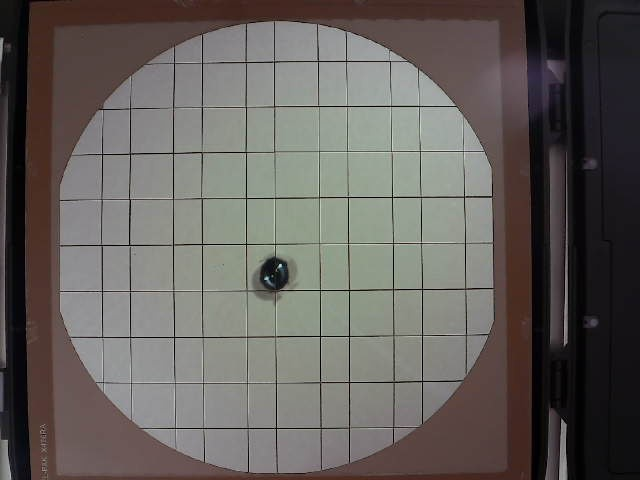
#> input picture WAFER.jpg, 640 x 480 px, given in place of the camera
$ python vision.py
#> lines starting #> are read from the running program, lines starting #| are printed output that depends on the picture; after the words box and inside, x2 and y2 are one past the last pixel; in counts of white or black regions, pixels touching at a corner belong together
#Autor: Simon Eich
#File with the logic of the actual visin System.

import cv2
import numpy as np
from math import sqrt
import time
import os

# Import the global variable from the globals module
global indices
from globals import chip_quality_array, indices, camera_index
camera_index=0
vision_data = []


#indices = []
passed=0
missed=[]
jumped= 0


def get_vision_data_func(indices):

        file_path="txt/config.txt"
        #image_path = f'Studie/img/img30.jpg' #used for tests when the camera is not available

        #Patameters for the line, mask center movement and Changing of the Radius
        line_thickness = 4
        center_move_x = 7
        center_move_y= 3
        var_radius= 2

        # Parameters for square detection
        min_square_size = 2000  # Minimum area of the square
        max_square_size = 4000  # Maximum area of the square


        def capture_picture(camera_index):
            # Initialize the camera
            cap = cv2.VideoCapture(camera_index)

            # Check if the camera opened successfully
            if not cap.isOpened():
                raise Exception(f"Could not open camera with index {camera_index}")

            # Capture a single frame
            ret, frame = cap.read()

            # Release the camera
            cap.release()

            # Check if the frame was captured successfully
            if not ret:
                raise Exception("Failed to capture image")

            return frame


        def find_circle(image):


            # Read the image
            image = frame
            #image = cv2.imread(image_path, cv2.IMREAD_COLOR)
            gray = cv2.cvtColor(image, cv2.COLOR_BGR2GRAY)


            # Apply a Gaussian blur to the image to reduce noise and improve circle detection
            blurred = cv2.GaussianBlur(gray, (9, 9), 2)

            # Use the Hough Circle Transform to detect circles
            circles = cv2.HoughCircles(blurred, cv2.HOUGH_GRADIENT, dp=1.2, minDist=100,
                                       param1=50, param2=30, minRadius=150, maxRadius=350)

            if circles is not None:
                circles = np.round(circles[0, :]).astype("int")
                for (x, y, r) in circles:
                    center = (x, y)
                    radius = r
                    break  # Consider only the first detected circle

                # Create a mask to isolate the circle
                mask = np.zeros_like(gray)
                cv2.circle(mask, center, radius +2 , 255, -1)  # Draw a filled white circle on the mask

                # Extract the circular region from the image
                circular_region = cv2.bitwise_and(image, image, mask=mask)
                # Convert the circular region to grayscale
                circular_region_gray = cv2.cvtColor(circular_region, cv2.COLOR_BGR2GRAY)

                # Convert the modified circular region to grayscale
                circular_region_mono = cv2.cvtColor(circular_region, cv2.COLOR_BGR2GRAY)
                circular_region_mono_colored = cv2.cvtColor(circular_region_mono, cv2.COLOR_GRAY2BGR)  # Convert back to BGR

                # Create an inverted mask to make the outside white
                inverted_mask = cv2.bitwise_not(mask)
                # Create a white background image
                white_background = np.full_like(image, 255)

                # Combine the monochrome circular region with the white background using the mask
                circle_image = cv2.bitwise_and(circular_region_mono_colored, circular_region_mono_colored, mask=mask) + \
                               cv2.bitwise_and(white_background, white_background, mask=inverted_mask)

            else:
                print("Error: No circles detected.")


            return circle_image, center, radius, image

        def black_image(image):
            # Create a black background image
            black_image = image.copy()
            height, width, channels = black_image.shape
            black_image = np.zeros((height, width, channels), dtype=np.uint8)

            return black_image

        def line_image_preparation(circle_image):
            # Prepare the image that a successful line detection is possible.
            image_line = circle_image.copy()
            #image_line = np.zeros_like(circle_image)
            gray = cv2.cvtColor(image, cv2.COLOR_BGR2GRAY)

         # Use the Canny edge detector
            edges = cv2.Canny(image_line, 50, 150, apertureSize=3)
            # Dilate
            dilated_edges = cv2.dilate(edges, None, iterations=1)

            #finde alle äusseren Konturen und markiere diese im Bild
            cnts, hir = cv2.findContours(dilated_edges, cv2.RETR_EXTERNAL, cv2.CHAIN_APPROX_SIMPLE)

            # Dilate
            dilated_edges = cv2.dilate(edges, None, iterations=1)
            cv2.drawContours(dilated_edges, cnts, -1, (0, 0, 0), 2)
            blur = cv2.GaussianBlur(dilated_edges, (21, 21), 2)
            line_search_image = cv2.dilate(blur, None, iterations=1)
            threshold_value = 128  # Modify if you want a different threshold
            _, line_search_image = cv2.threshold(line_search_image, threshold_value, 255, cv2.THRESH_BINARY)

            return line_search_image, dilated_edges

        def find_lines(line_search_image):

            lines = cv2.HoughLines(line_search_image, rho=1, theta=np.pi/10, threshold=220)
            # Draw detected lines
            if lines is not None:
                for rho, theta in lines[:, 0]:
                    a = np.cos(theta)
                    b = np.sin(theta)
                    x0 = a * rho
                    y0 = b * rho
                    x1 = int(x0 + 1000 * (-b))
                    y1 = int(y0 + 1000 * (a))
                    x2 = int(x0 - 1000 * (-b))
                    y2 = int(y0 - 1000 * (a))
                    cv2.line(black_image, (x1, y1), (x2, y2), (255, 255, 255), line_thickness)
                    cv2.line(black_image, (x1, y1), (x2, y2), (255, 255, 255), line_thickness)
            black_image_white_lines=black_image.copy()

            return black_image_white_lines, lines

        def find_last_line(white_black_lines, dilated_edges, black_image):

            black_image_background = image.copy()
            height, width, channels = black_image_background.shape
            black_image_background = np.zeros((height, width, channels), dtype=np.uint8)


            def filter_lines_by_length_and_orientation(lines, max_length, vertical_threshold):
                """Filter lines by maximum length and ensure they are approximately vertical."""
                filtered_lines = []
                for line in lines:
                    x1, y1, x2, y2 = line[0]
                    length = np.sqrt((x2 - x1)**2 + (y2 - y1)**2)
                    # Check if the line is vertical
                    if length <= max_length and abs(x2 - x1) <= vertical_threshold:
                        filtered_lines.append(line)
                return filtered_lines

            def find_leftmost_line(lines):
                """Find the line with the smallest x-coordinate."""
                leftmost_line = None
                min_x = float('inf')

                for line in lines:
                    x1, y1, x2, y2 = line[0]
                    # Calculate the smallest x-coordinate of the line
                    line_min_x = min(x1, x2)
                    if line_min_x < min_x:
                        min_x = line_min_x
                        leftmost_line = line
                return leftmost_line


            # Parameters for HoughLinesP
            threshold = 1        # Minimum number of intersections to detect a line
            minLineLength = 600     # Minimum length of a line segment
            maxLineGap = 10        # Maximum allowed gap between points on the same line
            maxLineLength = 1000    # Maximum length of line to be considered
            vertical_threshold = 1  # Threshold for vertical lines (difference in x-coordinates)

            dilated_edges = cv2.dilate(dilated_edges, None, iterations=2)
            # Probabilistic Hough Line Transform
            lines = cv2.HoughLinesP(dilated_edges, 10, np.pi / 10, threshold, minLineLength, maxLineGap)
            # Filter lines by length and orientation
            filtered_lines = filter_lines_by_length_and_orientation(lines, maxLineLength, vertical_threshold) if lines is not None else []

            # Find the leftmost line
            leftmost_line = find_leftmost_line(filtered_lines)


            # Draw the leftmost line
            if leftmost_line is not None:
                x1, y1, x2, y2 = leftmost_line[0]
                cv2.line(black_image_background, (x1, y1), (x2, y2), (0, 255, 255), line_thickness)

            white_black_lines=black_image
            black_image_background = cv2.cvtColor(black_image_background, cv2.COLOR_BGR2GRAY)

            lines = cv2.HoughLines(black_image_background, rho=1, theta=np.pi/10, threshold=19)
            # Draw detected lines
            if lines is not None:
                for rho, theta in lines[:, 0]:
                    a = np.cos(theta)
                    b = np.sin(theta)
                    x0 = a * rho
                    y0 = b * rho
                    x1 = int(x0 + 1000 * (-b))
                    y1 = int(y0 + 1000 * (a))
                    x2 = int(x0 - 1000 * (-b))
                    y2 = int(y0 - 1000 * (a))
                    cv2.line(black_image, (x1, y1), (x2, y2), (255, 255, 255), line_thickness+20)


            return white_black_lines

        def circle_lines_SW(white_black_lines):
            new_center = (center[0]-center_move_x, center[1]-center_move_y)
            gray = cv2.cvtColor(white_black_lines, cv2.COLOR_BGR2GRAY)
            mask = np.zeros_like(gray)
            cv2.circle(mask, new_center, radius -var_radius , 255, -1)  # Draw a filled white circle on the mask
            circular_region = cv2.bitwise_and(white_black_lines, white_black_lines, mask=mask)

            return circular_region

        def change_background_to_white(circular_region):
            # Convert the image to grayscale
            gray = cv2.cvtColor(circular_region, cv2.COLOR_BGR2GRAY)

            # Apply a binary threshold to get a binary image
            _, binary = cv2.threshold(gray, 1, 255, cv2.THRESH_BINARY)

            # Find contours in the binary image
            contours, _ = cv2.findContours(binary, cv2.RETR_EXTERNAL, cv2.CHAIN_APPROX_SIMPLE)

            if contours:
                # Assume the largest contour by area is the outer boundary
                largest_contour = max(contours, key=cv2.contourArea)

                # Create a mask for the largest contour
                mask = np.zeros_like(white_black_lines, dtype=np.uint8)
                cv2.drawContours(mask, [largest_contour], -1, (255, 255, 255), thickness=cv2.FILLED)

                # Change the background to white
                white_background = np.ones_like(image, dtype=np.uint8) * 255
                square_image = np.where(mask == (255, 255, 255), circular_region, white_background)
            else:
                print("No contours found in the image.")


            return square_image


        def is_square(contour, epsilon=0.04):
            peri = cv2.arcLength(contour, True)
            approx = cv2.approxPolyDP(contour, epsilon * peri, True)
            if len(approx) == 4:
                return True, approx
            return False, None

        def detect_squares(square_image, min_square_size, max_square_size, indices):

            gray = cv2.cvtColor(square_image, cv2.COLOR_BGR2GRAY)

            # Apply Gaussian blur
            blurred = cv2.GaussianBlur(gray, (5, 5), 0)

            # Apply Canny edge detection
            edged = cv2.Canny(blurred, 50, 150)

            # Find contours
            contours, _ = cv2.findContours(edged, cv2.RETR_EXTERNAL, cv2.CHAIN_APPROX_SIMPLE)

            squares = []
            centers_squares=[]
            angle_array=[]

            for contour in contours:
                is_square_contour, approx = is_square(contour)
                if is_square_contour:
                    area = cv2.contourArea(contour)
                    if min_square_size <= area <= max_square_size:
                        # Get the bounding box
                        (x, y, w, h) = cv2.boundingRect(approx)
                        # Find the center
                        cx = int(x + w / 2)
                        cy = int(y + h / 2)

                        # Calculate the angle
                        rect = cv2.minAreaRect(contour)
                        angle_point = 0 #rect[2]-90
                        angle_array.append(angle_point)


                        squares.append((approx, (cx, cy), (x, y, w, h)))
                        centers_squares.append((cx,cy))

            num_array = np.array(angle_array)
            angle = np.mean(num_array)
            angle= float(angle)
            # Sort squares by their top-left corner positions (reading order: top to bottom, left to right)
            squares.sort(key=lambda s: (s[2][0], -s[2][1]))


            # Draw the squares, their centers, and numbers
            for idx, (square, center, bbox) in enumerate(squares, start=1):
                 x, y, w, h = bbox
                 cv2.drawContours(image, [square], -1, (0, 0, 255), 2)
                 cv2.circle(image, center, 5, (0, 0, 0), -1)

                 positions = [index for index, value in enumerate(indices) if value == '1']
                 increased_positions = [x + 1 for x in indices]
                 print(f'indicbbbies{increased_positions}')


                 # Check if idx is in indices and set the color
                 if idx in increased_positions:
                     color = (0, 255, 0)  # Red color for indices in the list
                 else:
                     print(idx)
                     color = (255, 0, 0)  # Yellow color for indices not in the list

                 cv2.putText(image, str(idx), (x, y + 30), cv2.FONT_HERSHEY_SIMPLEX, 0.8, color, 2)

                # [5 lines of commented-out code are left out]
            detect_squares_img=image.copy()

            num_center= len(centers_squares)
            #detect_squares_img = cv2.rotate(detect_squares_img, cv2.ROTATE_90_CLOCKWISE)


            #cv2.imshow("Detected Squares", detect_squares_img)


            return centers_squares, center, num_center, angle, detect_squares_img


        def read_config_file(file_path):
        # getting the Matrix from the config file to do the coordinate transformation.
            points = []
            matrix = []
            transformed_p4 = None

                # Get the directory where the script is located
            script_dir = os.path.dirname(os.path.realpath(__file__))

            # Define the full path for the config file (relative to the script's location)
            filename = os.path.join(script_dir, file_path)


            with open(filename, 'r') as file:
                lines = file.readlines()

                for line in lines:
                    # Extract points (P1, P2, P3, P4)
                    if line.startswith('P'):
                        parts = line.split(':')
                        point = tuple(map(int, parts[1].strip().split(',')))
                        points.append(point)

                    # Extract the transformation matrix rows
                    elif line.strip() and not line.startswith('Transformation Matrix') and not line.startswith('Transformed P4') and not line.startswith('Time of configuration'):
                        row = list(map(float, line.strip().split()))
                        matrix.append(row)

                    # Extract transformed P4
                    elif line.startswith('Transformed P4'):
                        parts = line.split(':')
                        transformed_p4 = tuple(map(float, parts[1].strip().split(',')))

            # Convert matrix to a NumPy array
            matrix = np.array(matrix, dtype=np.float32)

            return matrix


        # [49 lines left out: functions center_transformation, apply_transformation, filter_points_by_quality, not called in this run]


        # Analyze the provided image
        matrix = read_config_file(file_path)
#> (reads txt/config.txt from the repository)
        frame = capture_picture(camera_index)
#> in capture_picture, frame is the input picture: shape (480, 640, 3); mean B, G, R 92.5, 96, 100.5
        circle_image, center, radius, image= find_circle(frame)
#> in find_circle, `gray = cv2.cvtColor(image, cv2.COLOR_BGR2GRAY)`:
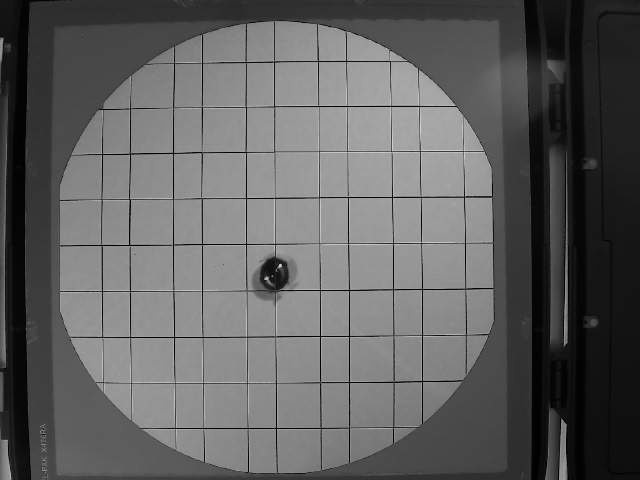
#> gray: shape (480, 640); min 0, max 213, mean 97
#> in find_circle, `blurred = cv2.GaussianBlur(gray, (9, 9), 2)`:
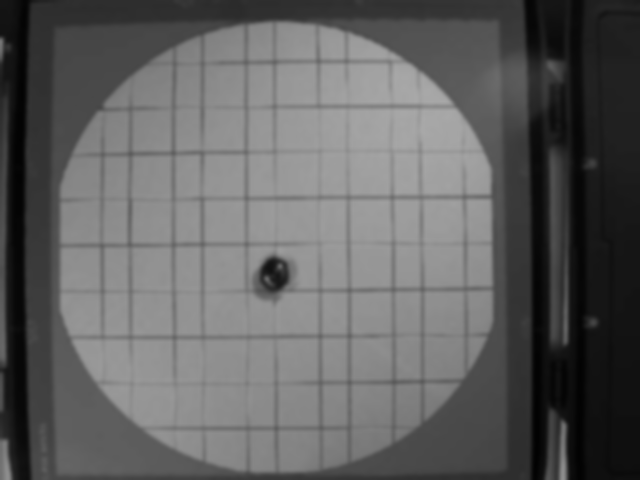
#> blurred: shape (480, 640); min 2, max 169, mean 97
#> in find_circle, `circles = cv2.HoughCircles(blurred, cv2.HOUGH_GRADIENT, dp=1.2, minDis..`: circles = 22 rows, first 8: [276.6, 247.8, 226], [347.4, 324.6, 220.8], [324.6, 155.4, 224.9], [144.6, 312.6, 206.6], [395.4, 226.2, 153.8], [185.4, 192.6, 237.4], [427.8, 126.6, 252.8], [102.6, 405, 248.9]
#> in find_circle, `circles = np.round(circles[0, :]).astype("int")`: circles = 22 rows, first 8: [277, 248, 226], [347, 325, 221], [325, 155, 225], [145, 313, 207], [395, 226, 154], [185, 193, 237], [428, 127, 253], [103, 405, 249]
#> the loop in find_circle, `for (x, y, r) in circles:` made 1 pass
#> (x, y, r, radius) on pass 1: (277, 248, 226, 226)
#> in find_circle, `cv2.circle(mask, center, radius +2 , 255, -1)`:
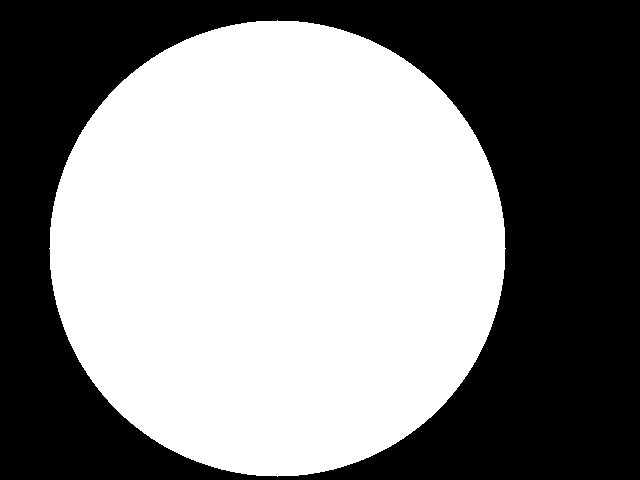
#> mask: shape (480, 640); 53.1% white; 1 black region, box (x1, y1, x2, y2) and area: (0, 0, 640, 480) 143947
#> in find_circle, `circular_region = cv2.bitwise_and(image, image, mask=mask)`:
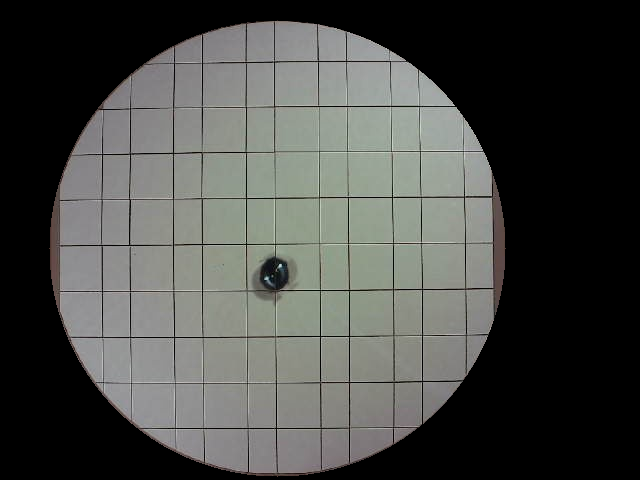
#> circular_region: shape (480, 640, 3); mean B, G, R 71.5, 74.7, 73.4
#> in find_circle, `circle_image = cv2.bitwise_and(circular_region_mono_colored, circular_..`:
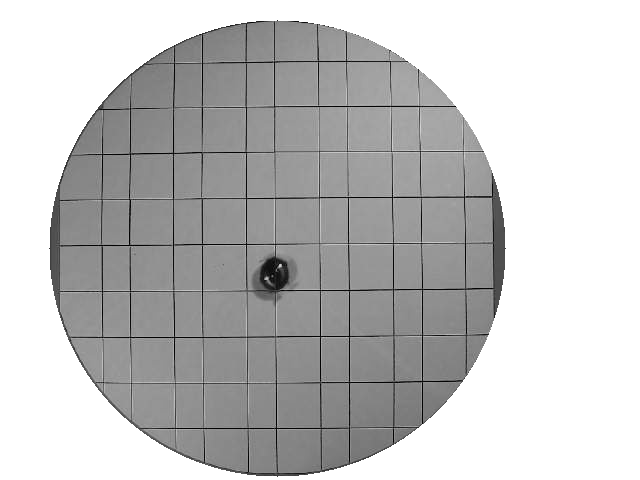
#> circle_image: shape (480, 640, 3); min 0, max 255, mean 193.4
        black_image = black_image(image)
        search_line_image, dilated_edges = line_image_preparation(circle_image )
        line_image = find_lines(search_line_image)
        white_black_lines = find_last_line(line_image, dilated_edges, black_image)
        circular_region= circle_lines_SW(white_black_lines)
        square_image = change_background_to_white(circular_region)
        detect_squares_centers, center, num_center, angle, detect_squares_img = detect_squares(square_image, min_square_size, max_square_size, indices)
        #filtered_points = filter_points_by_quality(center, chip_quality_array, center) #The points are filtered later in the Karol Programm of the Robot. So it's not nessecary to do it here.


        if (num_center==36):
            vision_data = center_transformation(detect_squares_centers, center, angle)
            return vision_data, detect_squares_img, num_center
        else:
            print(f'The number of detected Chips is {num_center}')
            vision_data = center_transformation(detect_squares_centers, center, angle)


            return vision_data, detect_squares_img, num_center

indices=[]

def get_vision_data(indices):

    indices=indices
    print
    num_center =0
    i=0
    #count_good=0
    #count_bad=0

    #The vision system doesn't have a succsrate dependig on the light about above 85%,
    #so we need to run the vision system multiple times to be sure to get the result in fast time.
    while num_center!=36 and i<20:
        i+=1
        vision_data, detected_img, num_center = get_vision_data_func(indices)
#> in get_vision_data_func, `circle_image, center, radius, image= find_circle(frame)`: center = (277, 248); radius = 226
#> in line_image_preparation, `edges = cv2.Canny(image_line, 50, 150, apertureSize=3)`:
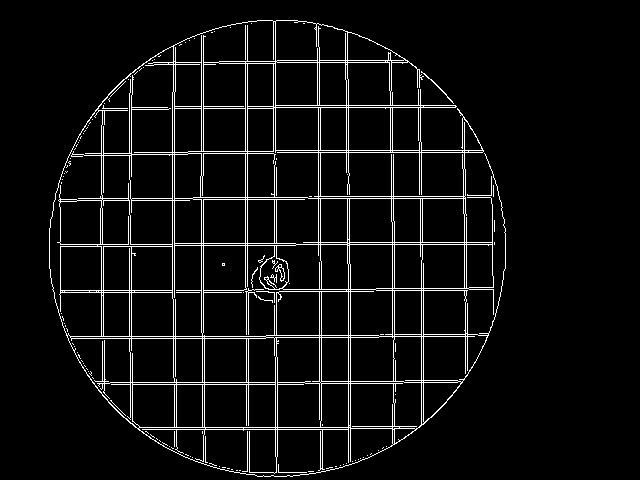
#> edges: shape (480, 640); 5.5% white in thin lines or dots, all inside (x1, y1, x2, y2) = (49, 20, 506, 477)
#> in line_image_preparation, `dilated_edges = cv2.dilate(edges, None, iterations=1)`:
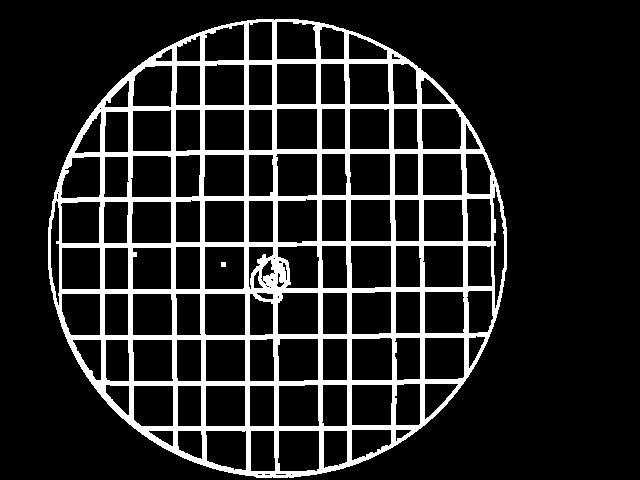
#> dilated_edges: shape (480, 640); 14.3% white; 2 white regions
#> in line_image_preparation, `cnts, hir = cv2.findContours(dilated_edges, cv2.RETR_EXTERNAL, cv2.CHA..`: cnts = 1 contour; box (x1, y1, x2, y2) and area: (48, 19, 507, 478) 165242; hir = [[-1, -1, -1, -1]]
#> (the rest of the program and of its run is left out)
